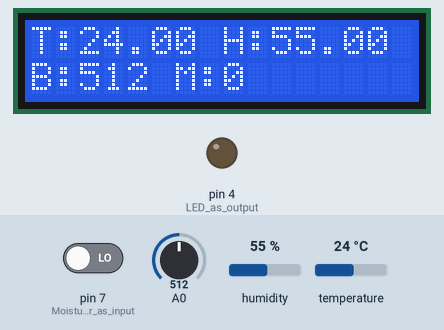
Recording of a sketch running on a simulated Arduino Uno, built with avr-gcc and run on an emulated ATmega328P. Shown: 16×2 character LCD, output pins drawn as LEDs (lit = HIGH). The test bench sets the inputs (shaded band); at power-on: A0 = 512, humidity 55 %, pin 7 (Moisture_sensor_as_input) LOW, temperature 24 °C. Storage starts empty; what the sketch prints to the serial monitor is not drawn.

Above: at 5.7 s.
5.8 s: A0 set to 42
At 11.5 s:
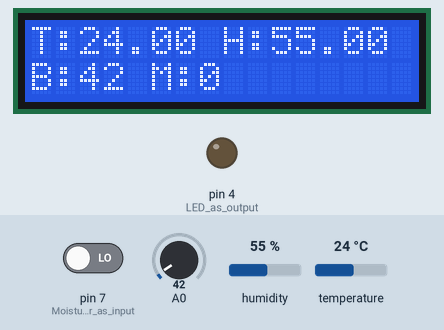
13.3 s: A0 set to 37
At 16.7 s:
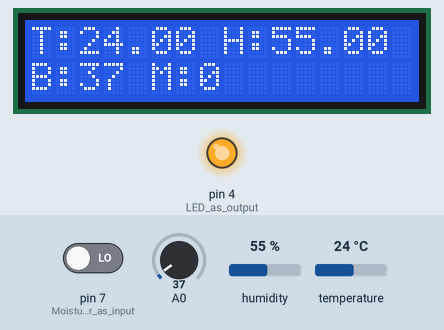
20.8 s: humidity set to 22 %
At 25.9 s:
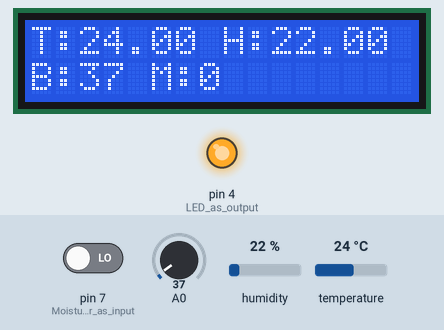
28.3 s: pin 7 (Moisture_sensor_as_input) driven HIGH
At 31.1 s:
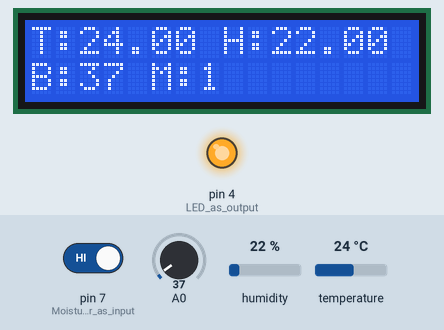
35.8 s: temperature set to 12 °C
At 41.5 s:
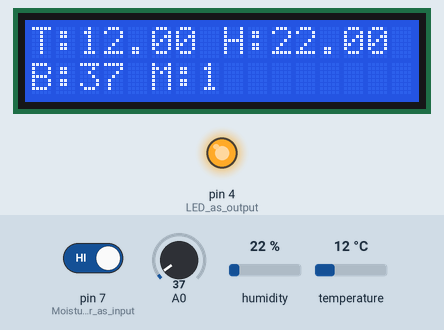
43.3 s: pin 7 (Moisture_sensor_as_input) driven LOW
At 46.7 s:
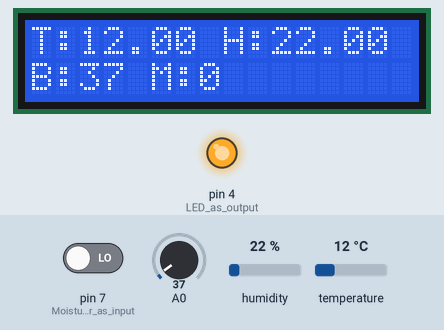
Timing chart, 0 to 48.2 s (numbered marks = the images above; inputs shaded):
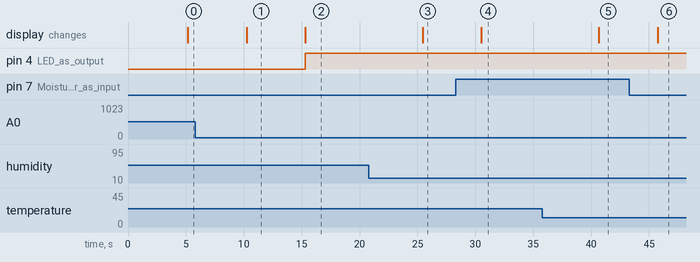

The sketch:

BoardOnly.ino
```cpp
#include "DHT.h"
#include <Wire.h>
#include <LiquidCrystal_I2C.h>
#include <SPI.h>
#include <SD.h>

LiquidCrystal_I2C lcd(0x27,16,2);
DHT dht(9, DHT11);

const int chipSelect = 10;

void setup() {
  pinMode(7, INPUT);    //Moisture sensor as input
  pinMode(4, OUTPUT);   //LED as output
  lcd.init();
  lcd.backlight();
  Serial.begin(9600);

  while (!Serial); // wait for Serial Monitor to open
  Serial.print("Initializing SD card...");
  lcd.setCursor(0,0);
  lcd.print("Initializing");
  lcd.setCursor(0,1);
  lcd.print("SD card...");
  if (!SD.begin(chipSelect)) {
    Serial.println("Card failed, or not present");
    lcd.setCursor(0,0);
    lcd.print("Card failed, or");
    lcd.setCursor(0,1);
    lcd.print("not present");
    return;
  }
  Serial.println("card initialized.");

  dht.begin();

}

void loop() { //Start of Loop
  delay(5000);        // 5 seconds between samples
  lcd.setCursor(0,0); //reset LCD
  File dataFile = SD.open("datalog.txt", FILE_WRITE); // use 8.3 file name

  //Initialize everything

  //Read Temperature & Humidity using DHT
  float h = dht.readHumidity();
  float t = dht.readTemperature();
  String humidityString = String(h);
  String temperatureString = String(t);
  String moistureString = "0";

  //Read from LDR
  int value = analogRead(A0);
  String brightnessString = String(value);

  //Writing into DATALOG.TXT
  if (dataFile) {
    Serial.println("Temp: " + temperatureString);
    Serial.println("Humi: " + humidityString);
    Serial.println("Brightness:" + brightnessString);

//lcd only prints result when SD card is present
    lcd.print("T:"); //Temperature
    lcd.print(t);
    lcd.print(" H:");//Humidity
    lcd.print(h);
    lcd.setCursor (0,1); //Go to the next line

    if (value<40)
    digitalWrite(4, HIGH);
    else
    digitalWrite(4, LOW);
    lcd.print("B:");//Brightness
    lcd.print(value);

    if (digitalRead(7) == HIGH){
      moistureString = "1";
    }else{
      moistureString = "0";
    }
    dataFile.println("Temperature: " + temperatureString + " Humidity: " + humidityString + " Brightness:" + brightnessString +" Moisture:" + moistureString);
    Serial.println("Moisture:" + moistureString);
    lcd.print(" M:");
    lcd.print(moistureString);
    lcd.print("           ");
    Serial.println(" ");
  }
  dataFile.close(); //save the data at the end of one loop
}
```

Measured:
- the behaviour switches between 40 and 39 on A0 (found by bisection; images 1 and 2)
- after the input at 5.8 s, the display: changes after 4.4 s (image 1)
- after the input at 13.3 s, pin 4 (LED_as_output): LOW → HIGH after 2.0 s; the display: changes after 2.0 s (image 2)
- after the input at 20.8 s, the display: changes after 4.7 s (image 3)
- after the input at 28.3 s, the display: changes after 2.2 s (image 4)
- after the input at 35.8 s, the display: changes after 4.9 s (image 5)
- after the input at 43.3 s, the display: changes after 2.4 s (image 6)
